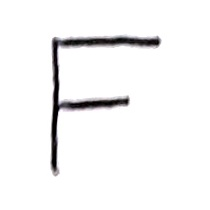
#> input picture Images/mayusculas/F/F_Adrian_Pe╠ürez.jpg.jpg, 210 x 210 px
$ python process_word.py --image 'Images/mayusculas/F/F_Adrian_Pe╠ürez.jpg.jpg' --text 'Images/mayusculas/F/F_Adrian_Pe╠ürez.jpg.jpg'
#> lines starting #> are read from the running program, lines starting #| are printed output that depends on the picture; after the words box and inside, x2 and y2 are one past the last pixel; in counts of white or black regions, pixels touching at a corner belong together
#> in main, img is the input picture: shape (210, 210, 3); mean B, G, R 244.6, 244.3, 244.6
import os
import cv2
import numpy as np
import argparse
from pathlib import Path

IMG_EXTS = {".png", ".jpg", ".jpeg", ".bmp", ".tif", ".tiff", ".webp"}

def preprocess_page(img_bgr):
    gray = cv2.cvtColor(img_bgr, cv2.COLOR_BGR2GRAY)
    gray = cv2.GaussianBlur(gray, (3, 3), 0)
    th = cv2.adaptiveThreshold(gray, 255, cv2.ADAPTIVE_THRESH_GAUSSIAN_C,
                               cv2.THRESH_BINARY_INV, 31, 8)
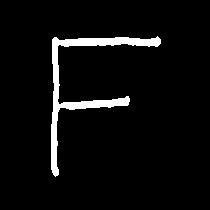
#> th: shape (210, 210); 4.8% white; 1 white region, box (x1, y1, x2, y2) and area: (51, 36, 161, 177) 2126
    th = cv2.morphologyEx(th, cv2.MORPH_CLOSE, cv2.getStructuringElement(cv2.MORPH_RECT, (3, 3)), 1)
#> th: shape (210, 210); 4.8% white; 1 white region
    return gray, th

def extract_components(th):
    cnts, _ = cv2.findContours(th, cv2.RETR_EXTERNAL, cv2.CHAIN_APPROX_SIMPLE)
#> cnts = 1 contour; box (x1, y1, x2, y2) and area: (51, 36, 161, 177) 1821
    H, W = th.shape
#> H = 210; W = 210
    boxes = []
    for c in cnts:
        x, y, w, h = cv2.boundingRect(c)
        area = w * h
        if area < 60:
            continue
        if h < 8 or w < 3:
            continue
        if h > 0.9 * H:
            continue
        boxes.append((x, y, w, h))
#> this loop made 1 pass
#> (x, y, w, h, area) on pass 1: (51, 36, 110, 141, 15510)
#> after the loop, boxes = [(51, 36, 110, 141)]
    boxes.sort(key=lambda b: b[0])  # asume una sola línea
    return boxes

def normalize_char(gray, box, img_size=32):
    x, y, w, h = box
    roi = gray[y:y+h, x:x+w]
    roi = cv2.GaussianBlur(roi, (3, 3), 0)
    _, th = cv2.threshold(roi, 0, 255, cv2.THRESH_BINARY + cv2.THRESH_OTSU)

    if np.mean(th) < 127:
        th = 255 - th

    ys, xs = np.where(th > 0)
    if len(xs) and len(ys):
        x0, x1 = xs.min(), xs.max()
        y0, y1 = ys.min(), ys.max()
        th = th[y0:y1+1, x0:x1+1]

    h2, w2 = th.shape
    s = max(h2, w2)
    pad_y = (s - h2) // 2
    pad_x = (s - w2) // 2
    th = cv2.copyMakeBorder(th, pad_y, s - h2 - pad_y, pad_x, s - w2 - pad_x,
                            borderType=cv2.BORDER_CONSTANT, value=0)
    th = cv2.resize(th, (img_size, img_size), interpolation=cv2.INTER_AREA)
    out = 255 - th  # negro sobre blanco
    return out

def class_folder_for_char(ch):
    if ch.isalpha():
        if ch.isupper():
            return "mayusculas", ch
        else:
            return "minusculas", ch
    if ch.isdigit():
        return "numeros", ch
    raise ValueError(f"Carácter no soportado: {ch}")

def main():
    ap = argparse.ArgumentParser()
    ap.add_argument("--image", required=True, help="ruta a la imagen (BuenasNoches.png)")
    ap.add_argument("--text", required=True, help="texto exacto en la imagen (ej. BuenasNoches)")
    ap.add_argument("--out_root", default="Processed", help="carpeta Processed")
    ap.add_argument("--prefix", default="user", help="prefijo para nombres de archivos")
    args = ap.parse_args()

    img_path = Path(args.image)
    if not img_path.exists() or img_path.suffix.lower() not in IMG_EXTS:
        raise FileNotFoundError(img_path)

    text = args.text.strip()
    img = cv2.imread(str(img_path))
    if img is None:
        raise RuntimeError("No pude leer la imagen")

    gray, th = preprocess_page(img)
    boxes = extract_components(th)
#> boxes = [(51, 36, 110, 141)]

    # --- Guardar visualización con cajas ---
    vis = img.copy()
    for i, (x, y, w, h) in enumerate(boxes):
        cv2.rectangle(vis, (x, y), (x+w, y+h), (0, 255, 0), 2)
        cv2.putText(vis, str(i), (x, max(0, y-8)),
                    cv2.FONT_HERSHEY_SIMPLEX, 0.7, (0, 255, 0), 2)
#> this loop made 1 pass
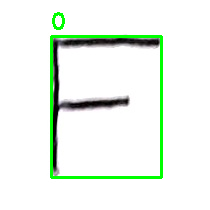
#> vis: shape (210, 210, 3); 3.68% of pixels changed, all inside (x1, y1, x2, y2) = (50, 12, 163, 179)
    os.makedirs("outputs_demo", exist_ok=True)
    out_boxes = os.path.join("outputs_demo", f"{img_path.stem}_boxes.png")
    cv2.imwrite(out_boxes, vis)
    print("🧾 Boxes guardadas en:", out_boxes)

    # Filtra el texto quitando espacios (si tu imagen no tiene espacios)
    text_no_spaces = text.replace(" ", "")

    if len(boxes) != len(text_no_spaces):
        print("⚠️ No coincide el número de cajas con el número de letras.")
        print("Cajas detectadas:", len(boxes))
#| Cajas detectadas: 1
        print("Letras en texto:", len(text_no_spaces))
        print("Sugerencia: ajusta filtros o usa --text sin espacios.")
        # seguimos pero guardamos hasta el mínimo
    n = min(len(boxes), len(text_no_spaces))
#> n = 1

    saved = 0
    for i in range(n):
        ch = text_no_spaces[i]
        subset, cls = class_folder_for_char(ch)

        out_dir = Path(args.out_root) / subset / cls
        out_dir.mkdir(parents=True, exist_ok=True)

        norm = normalize_char(gray, boxes[i], img_size=32)
        out_name = f"{cls}_{args.prefix}_{img_path.stem}_{i:02d}.png"
        cv2.imwrite(str(out_dir / out_name), norm)
        saved += 1
#> this loop made 1 pass
#> (x0 in normalize_char, x1 in normalize_char, y0 in normalize_char, y1 in normalize_char) on pass 1: (0, 109, 0, 140)
#> pass 1, in normalize_char, `roi = gray[y:y+h, x:x+w]`:
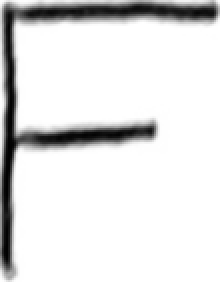
#> roi: shape (141, 110) (shown 2 times larger); min 1, max 255, mean 225.3
#> pass 1, in normalize_char, `_, th = cv2.threshold(roi, 0, 255, cv2.THRESH_BINARY + cv2.THRESH_OTSU)`:
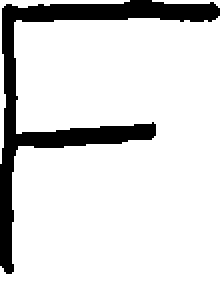
#> th: shape (141, 110) (shown 2 times larger); 85.7% white; 1 black region, box (x1, y1, x2, y2) and area: (0, 0, 110, 137) 2220
#> pass 1, in normalize_char, `th = cv2.copyMakeBorder(th, pad_y, s - h2 - pad_y, pad_x, s - w2 - pad..`:
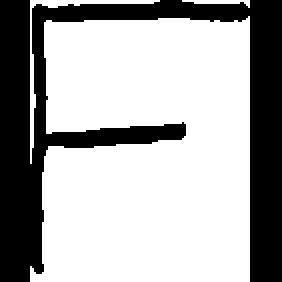
#> th: shape (141, 141) (shown 2 times larger); 66.8% white; 1 black region, box (x1, y1, x2, y2) and area: (0, 0, 141, 141) 6591
#> after the loop, saved = 1

    print(f"✅ Guardados {saved} caracteres en {args.out_root}/(mayusculas|minusculas|numeros)/...")
#> (printed output is left out)

if __name__ == "__main__":
    main()
